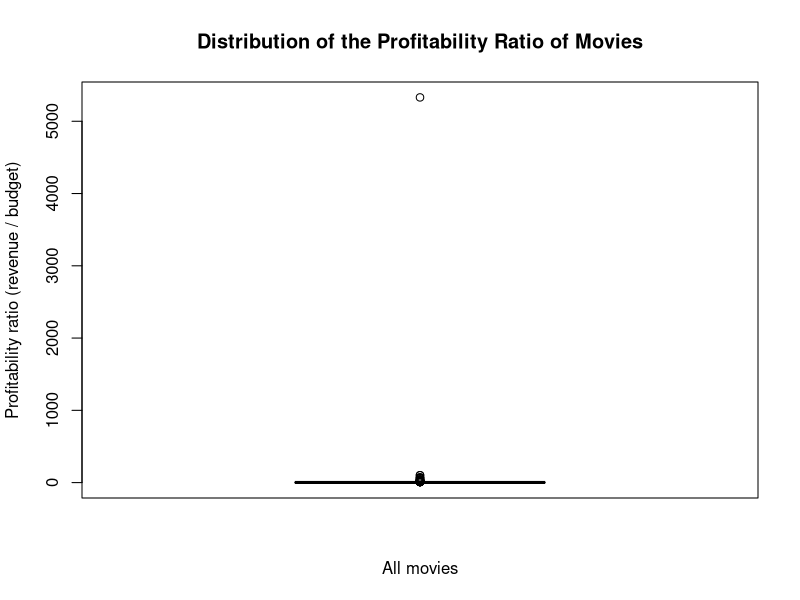
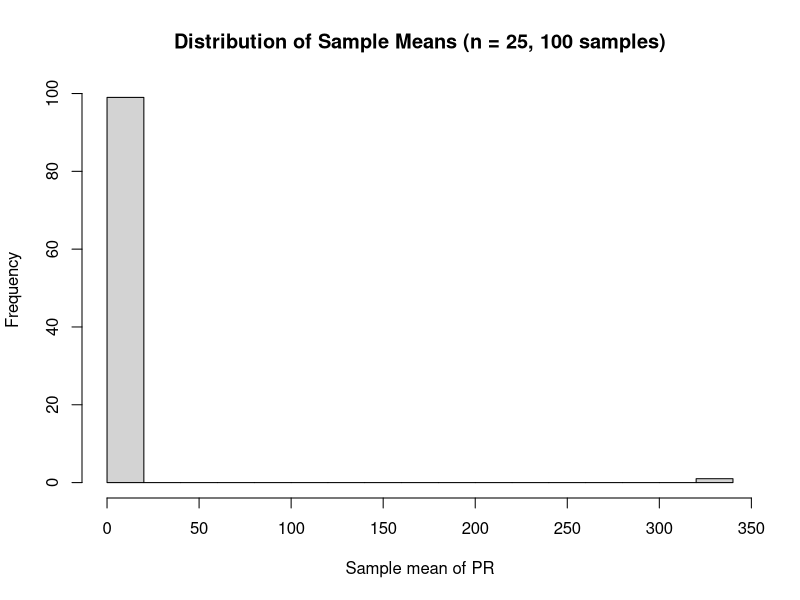

These figures' R source, in order:
## ---- chunk 1
knitr::opts_chunk$set(echo = TRUE)
## ---- chunk 2
movies <- read.delim("movies5.csv")   # or "movies5.tsv", matching file name
dim(movies)                           # 909 observations, 19 variables
length(unique(movies$index))          # 909 distinct movies = subjects
## ---- chunk 3
sapply(movies, class)
str(movies$genre)
## ---- chunk 4
movies$PR <- movies$revenue / movies$budget
mean(movies$PR, na.rm = TRUE)    # Inf
median(movies$PR, na.rm = TRUE)  # 1.85
max(movies$PR, na.rm = TRUE)     # Inf
min(movies$PR, na.rm = TRUE)     # 0

## ---- chunk 5

sum(movies$budget == 0 & movies$revenue > 0)

## ---- chunk 6

sum(movies$budget == 0 & movies$revenue == 0)   # the amount of movies which get NA
## ---- chunk 7
movies$PR[is.infinite(movies$PR)] <- NA
mean(movies$PR, na.rm = TRUE)     # 10.96897
median(movies$PR, na.rm = TRUE)   # 1.750424
max(movies$PR, na.rm = TRUE)      # 5330.339
min(movies$PR, na.rm = TRUE)      # 0


## ---- chunk 8

mean(movies$PR >= 1, na.rm = TRUE)   # 0.6395
sum(movies$PR >= 1, na.rm = TRUE)    # 463

## ---- chunk 9
boxplot(movies$PR,
        main = "Distribution of the Profitability Ratio of Movies",
        xlab = "All movies",
        ylab = "Profitability ratio (revenue / budget)")
summary(movies$PR)


## ---- chunk 10
table(movies$director_gender, useNA = "ifany")
mean(movies$director_gender == "male", na.rm = TRUE)     # 0.9049
mean(movies$director_gender == "female", na.rm = TRUE)   # 0.0951

## ---- chunk 11
pnorm(120, mean = 107, sd = 22) - pnorm(90, mean = 107, sd = 22)

## ---- chunk 12
mean(movies$runtime >= 90 & movies$runtime <= 120) 
sd(movies$runtime)

## ---- chunk 13
notmale <- movies[movies$director_gender == "female", ]
p_d <- mean(notmale$runtime >= 120, na.rm = TRUE)
p_d

## ---- chunk 14
mean(movies$PR, na.rm = TRUE)

## ---- chunk 15
#set.seed(123)   # for reproducibility
movies_sample <- movies[sample(nrow(movies), 25), ]
mean(movies_sample$PR, na.rm = TRUE)

## ---- chunk 16
set.seed(123)
sample_means <- numeric(100)
for (i in 1:100) {
  s <- movies[sample(nrow(movies), 25), ]
  sample_means[i] <- mean(s$PR, na.rm = TRUE)
}
sample_means

## ---- chunk 17
summary(sample_means)
sd(sample_means)
hist(sample_means,
     main = "Distribution of Sample Means (n = 25, 100 samples)",
     xlab = "Sample mean of PR",
     breaks = 20)

## ---- chunk 18
thriller <- movies [movies$genre == "Thriller" & !is.na(movies$genre), ]
t.test(thriller$vote_average, conf.level = 0.99)


## ---- chunk 19



## ---- chunk 20
#WRITE YOUR CODE HERE


## ---- chunk 21
#WRITE YOUR CODE HERE


## ---- chunk 22
#WRITE YOUR CODE HERE


## ---- chunk 23
#WRITE YOUR CODE HERE


## ---- chunk 24
#WRITE YOUR CODE HERE


## ---- chunk 25
#WRITE YOUR CODE HERE


## ---- chunk 26
#WRITE YOUR CODE HERE


## ---- chunk 27
#WRITE YOUR CODE HERE


## ---- chunk 28
#WRITE YOUR CODE HERE

## ---- chunk 29
#WRITE YOUR CODE HERE

## ---- chunk 30
#WRITE YOUR CODE HERE

## ---- chunk 31
#WRITE YOUR CODE HERE

## ---- chunk 32
#WRITE YOUR CODE HERE

## ---- chunk 33
#WRITE YOUR CODE HERE

## ---- chunk 34
#WRITE YOUR CODE HERE

## ---- chunk 35
#WRITE YOUR CODE HERE

## ---- chunk 36
#WRITE YOUR CODE HERE

## ---- chunk 37
#WRITE YOUR CODE HERE

## ---- chunk 38
#WRITE YOUR CODE HERE

## ---- chunk 39
#WRITE YOUR CODE HERE

## ---- chunk 40
#WRITE YOUR CODE HERE

## ---- chunk 41
#WRITE YOUR CODE HERE
